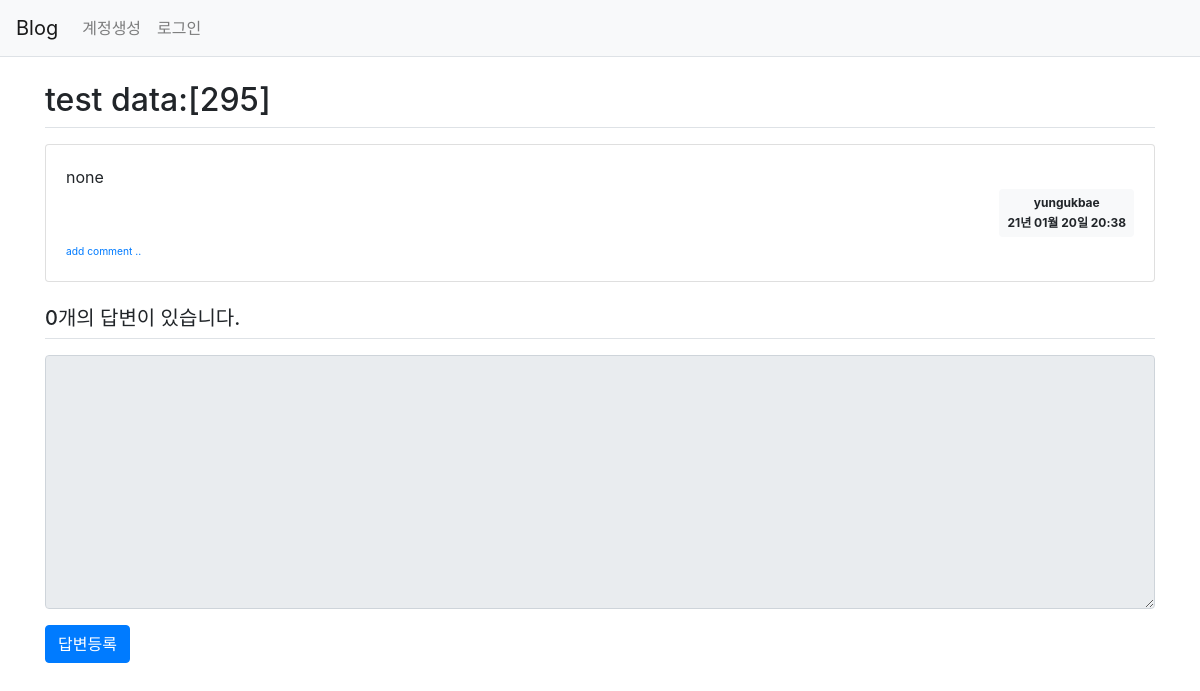
Before: /question/detail/296/ with the older database file.
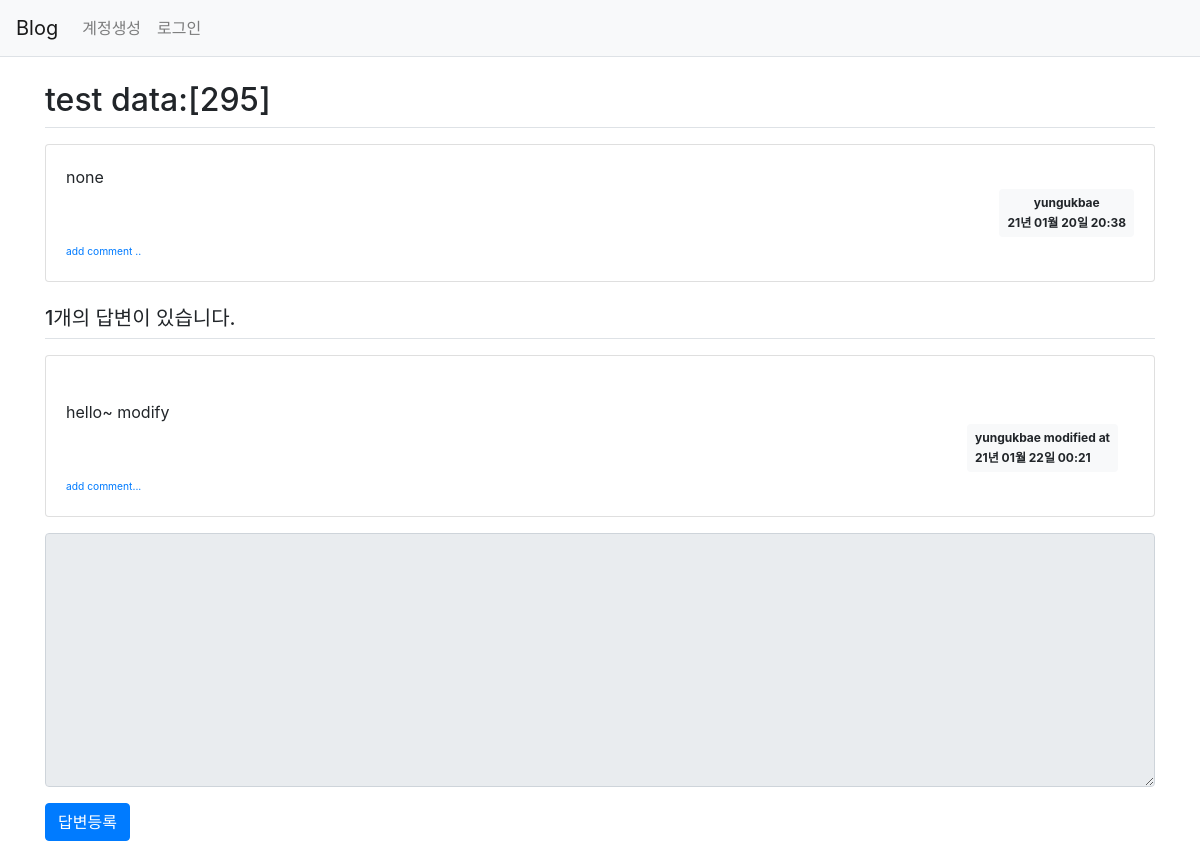
After: the same page with the newer database file.
### pybo/models.py (models this page shows)
class Answer(db.Model):
    id = db.Column(db.Integer, primary_key=True)
    question_id = db.Column(db.Integer, db.ForeignKey('question.id',ondelete='CASCADE'))     #db.ForeignKey에 지정한 첫 번째 값은 연결한 모델의 속성명이고 두 번째 ondelete에 지정한 값은 삭제 연동 설정이다. 즉, 답변 모델의 quesion_id 속성은 질문 모델의 id 속성과 연결되며 ondelete='CASCADE'에 의해 데이터베이스에서 쿼리를 이용하여 질문을 삭제하면 해당 질문에 달린 답변도 함꼐 삭제된다.
    question = db.relationship('Question',backref=db.backref('answer_set'))  #quesion속성은 답변 모델에서 질문 모델을 참조하기 위해 추가했다. 예를 들어 답변 모델 객체에서 질문 모델 객체의 제목을 참조하려면 answer.question.subject처럼 할 수 있다. 이렇게 하려면 속성을 추가할 때 db.Column이 아닌 db.relationship을 사용해야한다.
    content = db.Column(db.Text(), nullable=False)
    create_date = db.Column(db.DateTime(), nullable=False)
    user_id = db.Column(db.Integer, db.ForeignKey('user.id', ondelete='CASCADE'), nullable=False)
    user = db.relationship('User',backref=db.backref('answer_set'))
    modify_date = db.Column(db.DateTime(), nullable=True)

class User(db.Model):
    id = db.Column(db.Integer, primary_key=True)
    username = db.Column(db.String(150), nullable=False)  #unique는 같은 값을 저장할 수 없다는 뜻이다.
    password = db.Column(db.String(200), nullable=False)
    email = db.Column(db.String(120),unique=True, nullable=False)

### pybo/views/question_views.py (the view)
@bp.route('/detail/<int:question_id>/')
def detail(question_id):
    form = AnswerForm()
    question = Question.query.get_or_404(question_id) #get_or_404는 해당 데이터를 찾을 수 없는 경우 404페이지를 출력해준다.
    return render_template('question/question_detail.html',question=question, form=form)

### pybo/forms.py
class AnswerForm(FlaskForm):
    content = TextAreaField('내용',validators=[DataRequired('내용은 필수입력 항목입니다.')])

### pybo/filter.py (called while the page is built)
def format_datetime(value, fmt='%y년 %m월 %d일 %H:%M'):
    return value.strftime(fmt)

### pybo/views/auth_views.py (called while the page is built)
@bp.before_app_request
def load_logged_in_user():
    user_id = session.get('user_id')
    if user_id is None:
        g.user = None
    else:
        g.user=User.query.get(user_id)

### pybo/templates/question/question_detail.html (shortened to what this page needs)
{% extends 'base.html' %}
{% block content %}
<div class="container my-3">
    <h2 class="border-bottom py-2">{{ question.subject }}</h2>
    <div class="card my-3">
        <div class="card-body">
            <div class="card-text" style="white-space: pre-line;">{{ question.content }}</div>
            <div class="d-flex justify-content-end">
                {% if question.modify_date %}
                <div class="badge badge-light p-2 text-left mx-3">
                    <div class="mb-2">{{question.user.username}} modified at</div>
                    <div>{{ question.modify_date|datetime }}</div>
                </div>
                {% else %}
                <div class="badge badge-light p-2">
                    <div class="mb-2">{{ question.user.username }}</div>
                    <div>{{ question.create_date|datetime }}</div>
                </div>
                {% endif %}
            </div>
            <div>
                <a href="{{ url_for('comment.create_question', question_id = question.id) }}" class="small"><small>add comment ..</small></a>
            </div>
        </div>
    </div>
    <h5 class="border-bottom my-3 py-2">{{ question.answer_set|length }}개의 답변이 있습니다.</h5>
    {% for answer in question.answer_set %}
    <div class="card my-3">
        <div class="card-body">
            <div class="card-text" style="white-space: pre-line;">
            {{ answer.content }}
            </div>
            <div class="d-flex justify-content-end">
                {% if answer.modify_date %}
                    <div class="badge badge-light p-2 text-left mx-3">
                    <div class="mb-2">{{answer.user.username}} modified at</div>
                    <div>{{ answer.modify_date|datetime }}</div>
                </div>
                {% else %}
                <div class="badge badge-light p-2">
                    <div class="mb-2">{{ answer.user.username }}</div>
                    <div>{{ answer.create_date|datetime }}</div>
                </div>
                {% endif %}
            </div>
            <div>
                <a href="{{ url_for('comment.create_answer',answer_id=answer.id) }}" class="small"><small>add comment...</small></a>
            </div>
        </div>
    </div>
    {% endfor %}
    <form action="{{ url_for('answer.create',question_id=question.id)}}" method="POST" class="my-3">
        <div class="form-group">
            <textarea {% if not g.user %}disabled{% endif %} class="form-control" name="content" id="content" rows="10"></textarea>
        </div>
        <input type="submit" value="답변등록" class="btn btn-primary">
    </form>
</div>
{% endblock %}

Changed rows visible on the page:
added Answer: content "hello~ modify", user.username "yungukbae", modify_date "21년 01월 22일 00:21"
Other visible differences:
{{ question.answer_set|length }}: "0" → "1"
